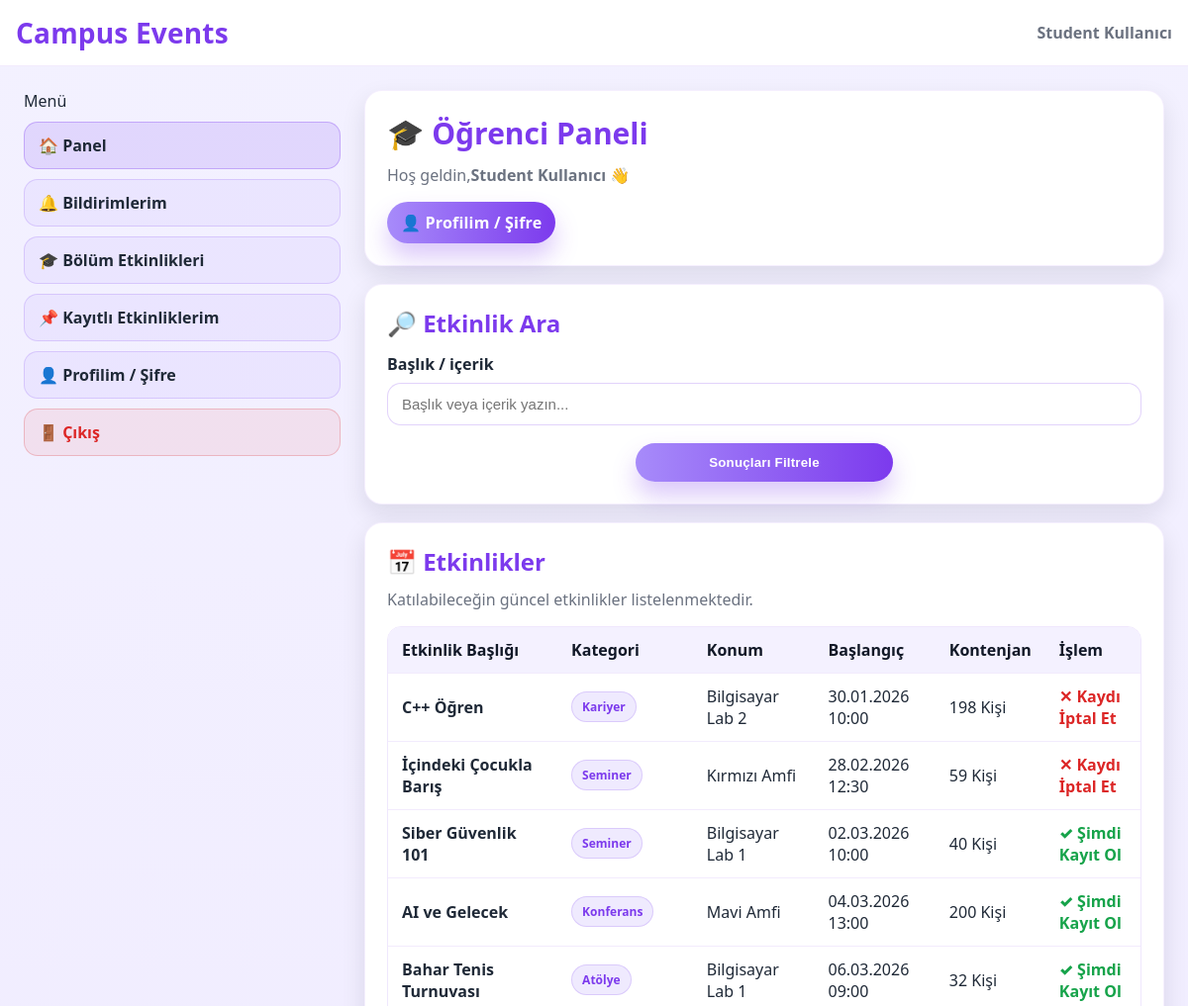
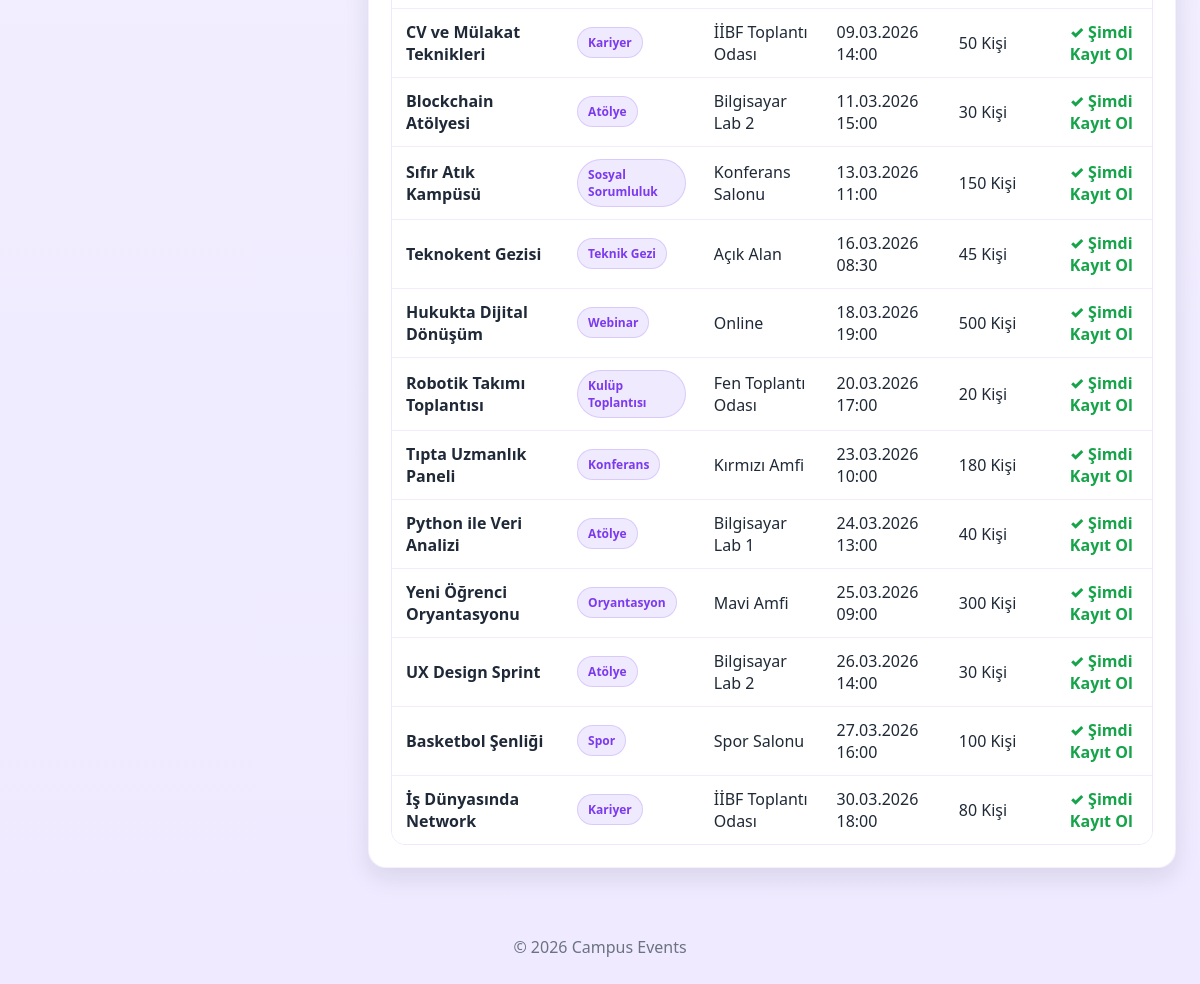
Screenshot of /campus_events/student/dashboard.php (signed in) with the database file from the repository (2 pictures, top to bottom).
### tables this page shows
CREATE TABLE `events` (
  `event_id` int(11) NOT NULL,
  `category_id` int(11) NOT NULL,
  `location_id` int(11) NOT NULL,
  `event_title` varchar(150) NOT NULL,
  `event_description` text DEFAULT NULL,
  `start_datetime` datetime NOT NULL,
  `end_datetime` datetime NOT NULL,
  `capacity` int(11) NOT NULL,
  `available_seats` int(11) NOT NULL,
  `status` enum('planned','active','completed','cancelled') NOT NULL DEFAULT 'planned',
  `created_at` datetime NOT NULL DEFAULT current_timestamp()
);

CREATE TABLE `event_categories` (
  `category_id` int(11) NOT NULL,
  `category_name` varchar(100) NOT NULL,
  `description` varchar(255) DEFAULT NULL
);

CREATE TABLE `locations` (
  `location_id` int(11) NOT NULL,
  `location_name` varchar(100) NOT NULL,
  `building_name` varchar(100) DEFAULT NULL,
  `capacity` int(11) DEFAULT NULL,
  `room_number` varchar(50) DEFAULT NULL
);

### campus_events/student/dashboard.php (the view, shortened to what this page needs)
<?php
require_once "../config/db.php";
$userId = $_SESSION['user_id'];
$searchKeyword = $_GET['q'] ?? '';
try {
    if (!empty($searchKeyword)) {
        $logStmt = $pdo->prepare("INSERT INTO system_logs (user_id, action_type, description) VALUES (?, 'search', ?)");
        $logStmt->execute([$userId, "Öğrenci '$searchKeyword' kelimesiyle arama yaptı."]);
        $stmtSearch = $pdo->prepare("CALL SearchEvents(?)");
        $stmtSearch->execute([$searchKeyword]);
        $upcomingEvents = $stmtSearch->fetchAll(PDO::FETCH_ASSOC);
        $stmtSearch->closeCursor();
    } else {
        $stmt = $pdo->query("CALL GetUpcomingEventsWithCategory()");
        $upcomingEvents = $stmt->fetchAll(PDO::FETCH_ASSOC);
    }
} catch (PDOException $e) {
    die("Arama/Listeleme hatası: " . $e->getMessage());
}
try {
    $stmtMy = $pdo->prepare("CALL GetUserEventList(?)");
    $stmtMy->execute([$userId]);
    $myEvents = $stmtMy->fetchAll(PDO::FETCH_ASSOC);
} catch (PDOException $e) {
    die("SP hatası (GetUserEventList): " . $e->getMessage());
}
$myEventIds = array_column($myEvents, 'event_id');
include "../partials/header.php";
include "../partials/menu.php";
?>
<div class="card card--soft" style="margin-bottom:18px;">
  <div class="card__body">
    <h1 class="card__title">🎓 Öğrenci Paneli</h1>
    <p class="card__subtitle">
      Hoş geldin,<b><?= htmlspecialchars($_SESSION['user_name'] ?? 'Student Kullanıcı') ?></b> 👋
    </p>
    <div style="display:flex; flex-wrap:wrap; gap:10px; margin-top:14px;">
      <a class="btn btn-primary" href="../profile.php" style="padding:10px 14px;">👤 Profilim / Şifre</a>
    </div>
  </div>
</div>
<div class="card card--soft" style="margin-bottom:18px;">
  <div class="card__body">
    <h2 class="card__title" style="font-size:24px;">🔎 Etkinlik Ara</h2>
    <form method="GET" action="">
      <label class="label" for="q">Başlık / içerik</label>
      <input
        class="input"
        id="q"
        name="q"
        type="text"
        placeholder="Başlık veya içerik yazın..."
        value="<?= htmlspecialchars($searchKeyword) ?>"
      />
      <div class="actions-center" style="gap:10px;">
        <button class="btn btn-primary btn-wide" type="submit">Sonuçları Filtrele</button>
      </div>
    </form>
  </div>
</div>
<div class="card card--soft" style="margin-bottom:18px;">
  <div class="card__body">
    <h2 class="card__title" style="font-size:24px;">📅 Etkinlikler</h2>
    <p class="card__subtitle">Katılabileceğin güncel etkinlikler listelenmektedir.</p>
    <?php if (empty($upcomingEvents)): ?>
      <div class="alert alert-error" style="margin-top:14px;">
        Kriterlerinize uygun bir etkinlik bulunamadı.
      </div>
    <?php else: ?>
      <div class="table-wrap" style="margin-top:14px;">
        <table>
          <thead>
            <tr>
              <th>Etkinlik Başlığı</th>
              <th>Kategori</th>
              <th>Konum</th>
              <th>Başlangıç</th>
              <th>Kontenjan</th>
              <th>İşlem</th>
            </tr>
          </thead>
          <tbody>
            <?php foreach ($upcomingEvents as $event):
              $eventId = (int)($event['event_id'] ?? 0);
              $isRegistered = in_array($eventId, $myEventIds, true);
            ?>
              <tr>
                <td><b><?= htmlspecialchars($event['event_title'] ?? 'İsimsiz Etkinlik') ?></b></td>
                <td><span class="badge"><?= htmlspecialchars($event['category_name'] ?? 'Genel') ?></span></td>
                <td><?= htmlspecialchars($event['location_name'] ?? 'Belirtilmedi') ?></td>
                <td><?= isset($event['start_datetime']) ? date("d.m.Y H:i", strtotime($event['start_datetime'])) : '-' ?></td>
                <td><?= (int)($event['available_seats'] ?? 0) ?> Kişi</td>
                <td>
                  <?php if ($isRegistered): ?>
                    <a
                      href="unregister_event.php?event_id=<?= $eventId ?>"
                      style="font-weight:900; color: var(--danger);"
                    >
                      ✕ Kaydı İptal Et
                    </a>
                  <?php else: ?>
                    <a
                      href="register_event.php?event_id=<?= $eventId ?>"
                      style="font-weight:900; color: var(--success);"
                    >
                      ✓ Şimdi Kayıt Ol
                    </a>
                  <?php endif; ?>
                </td>
              </tr>
            <?php endforeach; ?>
          </tbody>
        </table>
      </div>
    <?php endif; ?>
  </div>
</div>
<?php include "../partials/footer.php"; ?>

### campus_events/assets/css/style.css (style rules this page uses)
:root { --bg1:#f3f1ff; --bg2:#efeaff; --card:#ffffff; --text:#1f2937; --muted:#6b7280; --primary:#7c3aed; --primary2:#a78bfa; --border:#e6e1ff; --success:#16a34a; --danger:#dc2626; --warning:#f59e0b; --shadow: 0 20px 50px rgba(17, 24, 39, 0.12); --shadow-sm: 0 10px 25px rgba(17, 24, 39, 0.10); --radius:18px; --radius-sm:14px; }
* { box-sizing:border-box; }
html,body { height:100%; }
body { margin:0; font-family: system-ui, -apple-system, Segoe UI, Roboto, Arial, sans-serif; color:var(--text); background: linear-gradient(180deg, var(--bg1), var(--bg2)); }
a { color:inherit; text-decoration:none; }
.card { background: var(--card); border-radius: var(--radius); box-shadow: var(--shadow); border: 1px solid rgba(124, 58, 237, 0.08); }
.card--soft { box-shadow: var(--shadow-sm); }
.card__body { padding: 22px 22px; }
.card__title { display:flex; align-items:center; gap:10px; font-size: 30px; font-weight: 800; color: var(--primary); margin: 0 0 10px; }
.card__subtitle { margin:0; color: var(--muted); line-height: 1.55; }
.label { display:block; font-weight: 700; margin: 14px 0 8px; }
.input, select, textarea { width:100%; padding: 12px 14px; border-radius: 14px; border: 1px solid rgba(124, 58, 237, 0.22); outline:none; background:#fff; font-size: 15px; }
.btn { display:inline-flex; align-items:center; justify-content:center; gap:10px; padding: 12px 18px; border-radius: 999px; border: none; cursor:pointer; font-weight: 800; letter-spacing: .2px; }
.btn-primary { color:#fff; background: linear-gradient(90deg, var(--primary2), var(--primary)); box-shadow: 0 14px 25px rgba(124, 58, 237, 0.28); }
.btn-wide { width: 260px; max-width: 100%; }
.actions-center { display:flex; justify-content:center; margin-top: 18px; }
.table-wrap { overflow:auto; border-radius: 14px; border: 1px solid rgba(124, 58, 237, 0.12); }
table { width:100%; border-collapse: collapse; min-width: 760px; background:#fff; }
thead th { text-align:left; padding: 12px 14px; background: rgba(167, 139, 250, 0.12); color: #111827; font-weight: 900; }
tbody td { padding: 12px 14px; border-top: 1px solid rgba(124, 58, 237, 0.10); }
.badge { display:inline-flex; align-items:center; padding: 6px 10px; border-radius: 999px; font-weight: 800; font-size: 12px; background: rgba(167, 139, 250, 0.18); border: 1px solid rgba(124, 58, 237, 0.18); color: var(--primary); }
.card { margin-bottom: 18px; }
.table-wrap { margin-top: 14px; }

### rows the page displays
events: event_title "C++ Öğren", category.category_name "Kariyer", location.location_name "Bilgisayar Lab 2", start_datetime "30.01.2026 10:00", available_seats "198"
events: event_title "İçindeki Çocukla Barış", category.category_name "Seminer", location.location_name "Kırmızı Amfi", start_datetime "28.02.2026 12:30", available_seats "59"
events: event_title "Siber Güvenlik 101", category.category_name "Seminer", location.location_name "Bilgisayar Lab 1", start_datetime "02.03.2026 10:00", available_seats "40"
events: event_title "AI ve Gelecek", category.category_name "Konferans", location.location_name "Mavi Amfi", start_datetime "04.03.2026 13:00", available_seats "200"
events: event_title "Bahar Tenis Turnuvası", category.category_name "Atölye", location.location_name "Bilgisayar Lab 1", start_datetime "06.03.2026 09:00", available_seats "32"
events: event_title "CV ve Mülakat Teknikleri", category.category_name "Kariyer", location.location_name "İİBF Toplantı Odası", start_datetime "09.03.2026 14:00", available_seats "50"
events: event_title "Blockchain Atölyesi", category.category_name "Atölye", location.location_name "Bilgisayar Lab 2", start_datetime "11.03.2026 15:00", available_seats "30"
events: event_title "Sıfır Atık Kampüsü", category.category_name "Sosyal Sorumluluk", location.location_name "Konferans Salonu", start_datetime "13.03.2026 11:00", available_seats "150"
events: event_title "Teknokent Gezisi", category.category_name "Teknik Gezi", location.location_name "Açık Alan", start_datetime "16.03.2026 08:30", available_seats "45"
events: event_title "Hukukta Dijital Dönüşüm", category.category_name "Webinar", location.location_name "Online", start_datetime "18.03.2026 19:00", available_seats "500"
events: event_title "Robotik Takımı Toplantısı", category.category_name "Kulüp Toplantısı", location.location_name "Fen Toplantı Odası", start_datetime "20.03.2026 17:00", available_seats "20"
events: event_title "Tıpta Uzmanlık Paneli", category.category_name "Konferans", location.location_name "Kırmızı Amfi", start_datetime "23.03.2026 10:00", available_seats "180"
events: event_title "Python ile Veri Analizi", category.category_name "Atölye", location.location_name "Bilgisayar Lab 1", start_datetime "24.03.2026 13:00", available_seats "40"
events: event_title "Yeni Öğrenci Oryantasyonu", category.category_name "Oryantasyon", location.location_name "Mavi Amfi", start_datetime "25.03.2026 09:00", available_seats "300"
events: event_title "UX Design Sprint", category.category_name "Atölye", location.location_name "Bilgisayar Lab 2", start_datetime "26.03.2026 14:00", available_seats "30"
events: event_title "Basketbol Şenliği", category.category_name "Spor", location.location_name "Spor Salonu", start_datetime "27.03.2026 16:00", available_seats "100"
events: event_title "İş Dünyasında Network", category.category_name "Kariyer", location.location_name "İİBF Toplantı Odası", start_datetime "30.03.2026 18:00", available_seats "80"

### other values shown
$_SESSION['user_name'] "Student Kullanıcı"
$it['label'] "🏠 Panel"
$it['label'] "🔔 Bildirimlerim"
$it['label'] "🎓 Bölüm Etkinlikleri"
$it['label'] "📌 Kayıtlı Etkinliklerim"
$it['label'] "👤 Profilim / Şifre"
